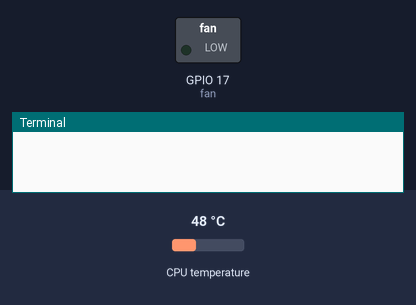
The program below on a simulated Raspberry Pi (BCM pin numbers). Shown: switched loads named in the program (green lamp = pin HIGH), the last lines printed to the terminal. The test bench sets the inputs (shaded band); at power-on: CPU temperature 48 °C. The clock reads 2024-03-15 10:24:30 at power-on unless the program sets it.

Above: at 1.2 s.
1.3 s: CPU temperature set to 52 °C
At 2.6 s:
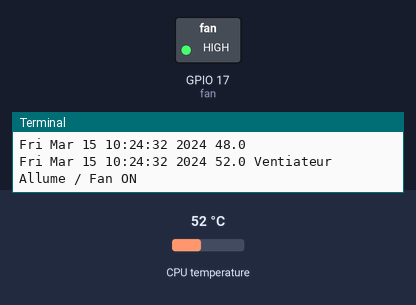
4.0 s: CPU temperature set to 46 °C
6.7 s: CPU temperature set to 43 °C
At 8.5 s:
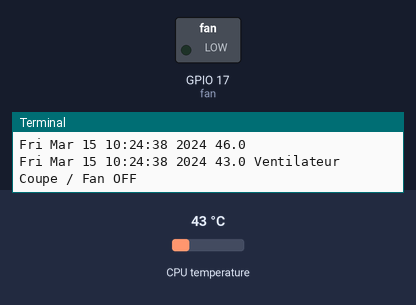
9.5 s: CPU temperature set to 58 °C
At 11.2 s:
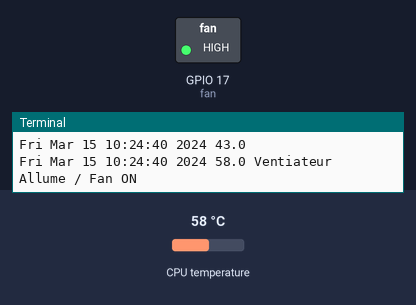
12.2 s: CPU temperature set to 31 °C
At 14.4 s:
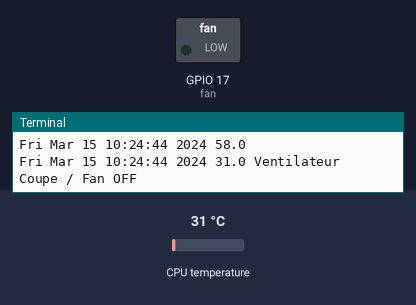
Timing chart, 0 to 15.9 s (numbered marks = the images above; inputs shaded):
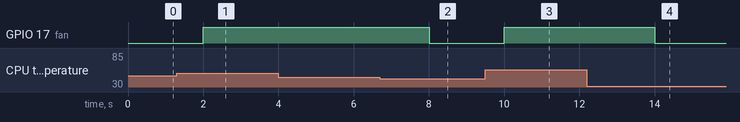

The program:

Fan.py
```python
#!/usr/bin/python
import sys
import time
from gpiozero import LED # doc: https://gpiozero.readthedocs.io/

# define the GPIO to control the transistor's B pin
fan = LED(17)

def cpu_temp():
    with open("/sys/class/thermal/thermal_zone0/temp", 'r') as f:
        return float(f.read())/1000


def main():
    # close fan at begining
    is_close = True
    fan.off()
    while True:
        temp = cpu_temp()
        if is_close:
            if temp > 50.5: # upper bound to turn on the fan
                print time.ctime(), temp, 'Ventiateur Allume / Fan ON'
                fan.on()
                is_close = False
        else:
            if temp < 45.0: # lower bound to turn off the fan
                print time.ctime(), temp, 'Ventilateur Coupe / Fan OFF'
                fan.off()
                is_close = True

        time.sleep(2.0)
        print time.ctime(), temp


if __name__ == '__main__':
    main()
```

Measured:
- the behaviour switches between 50 and 51 °C on CPU temperature (found by bisection; images 0 and 1)
- the behaviour switches between 45 and 44 °C on CPU temperature (found by bisection; images 1 and 2)
- after the input at 1.3 s, GPIO 17 (fan): LOW → HIGH after 0.70 s
- after the input at 6.7 s, GPIO 17 (fan): HIGH → LOW after 1.3 s
- after the input at 9.5 s, GPIO 17 (fan): LOW → HIGH after 0.51 s
- after the input at 12.2 s, GPIO 17 (fan): HIGH → LOW after 1.8 s
